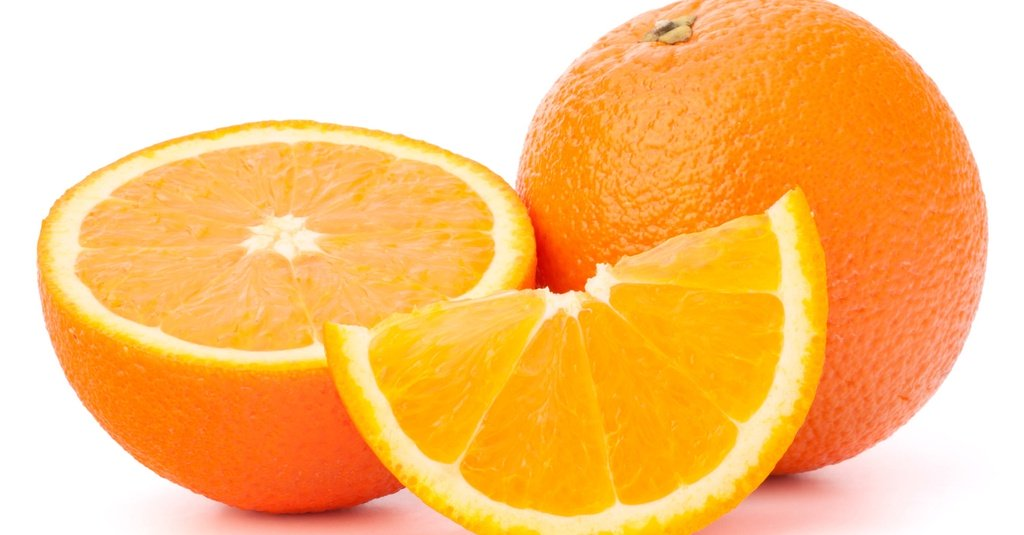
#> input picture color_detection/orange_detection/jeruk.jpeg, 1024 x 535 px
$ python orange_detection.py
#> lines starting #> are read from the running program, lines starting #| are printed output that depends on the picture; after the words box and inside, x2 and y2 are one past the last pixel; in counts of white or black regions, pixels touching at a corner belong together
import cv2
import numpy as np

gambar = cv2.imread('jeruk.jpeg')
#> gambar is the input picture: shape (535, 1024, 3); mean B, G, R 119.6, 193.3, 252.3

hsv = cv2.cvtColor(gambar, cv2.COLOR_BGR2HSV)
#> hsv: shape (535, 1024, 3); mean H, S, V 16.3, 134.8, 252.3
lower_range = np.array([3, 42, 56], dtype=np.uint8)
upper_range = np.array([41,  240, 255], dtype=np.uint8)
mask = cv2.inRange(hsv, lower_range, upper_range)
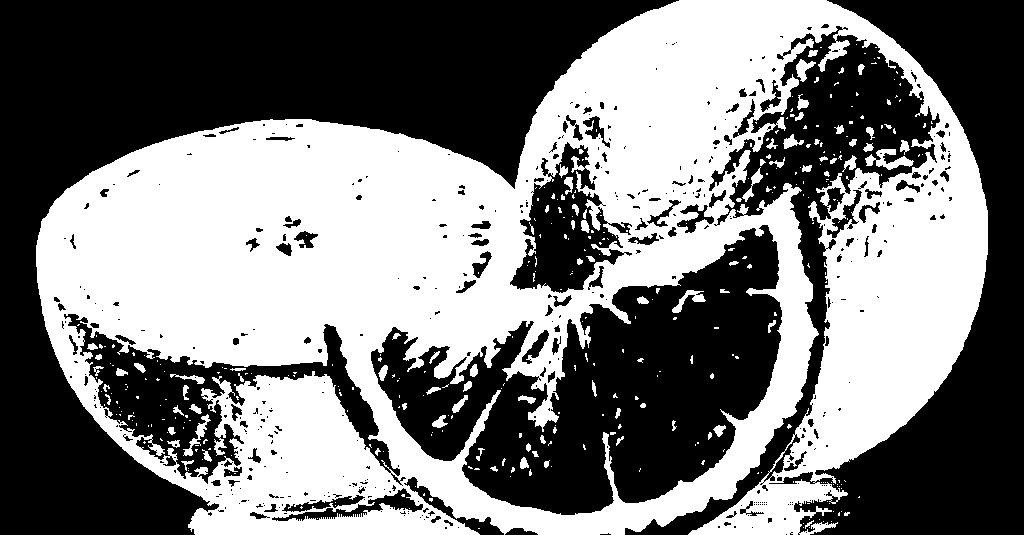
#> mask: shape (535, 1024); 47.6% white; 374 white regions (290 under 20 px), largest, box (x1, y1, x2, y2) and area: (36, 0, 988, 535) 253874, (865, 149, 914, 170) 456, (183, 414, 211, 456) 272

cv2.imshow('mask', mask)
cv2.imshow('image', gambar)

while(1):
	if cv2.waitKey(0) == ord('q'):
#> (key q is pressed here)
		break
cv2.destroyAllWindows()
